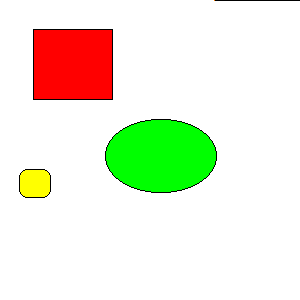
#> input picture 20210815/test.bmp, 300 x 300 px
$ python label_region.py
#> lines starting #> are read from the running program, lines starting #| are printed output that depends on the picture; after the words box and inside, x2 and y2 are one past the last pixel; in counts of white or black regions, pixels touching at a corner belong together
import os
import sys
import cv2
import numpy as np

def get_binary_img(img):
    # gray img to bin image
    bin_img = np.zeros(shape=(img.shape), dtype=np.uint8)
    h = img.shape[0]
    w = img.shape[1]
    for i in range(h):
        for j in range(w):
            bin_img[i][j] = 255 if img[i][j] < 255 else 0
    return bin_img


def label_from_seed(bin_img,visited,i,j,label,out_img):
    directs = [(-1, -1), (0, -1), (1, -1), (1, 0), (1, 1), (0, 1), (-1, 1), (-1, 0)]
    seeds = [(i,j)]
    height = bin_img.shape[0]
    width = bin_img.shape[1]
    while len(seeds):
        seed = seeds.pop(0)
        i = seed[0]
        j = seed[1]
        if visited[i][j] == 0:
            visited[i][j] = 1
            out_img[i][j] = label

        # 以（i,j）为起点进行标记
        for direct in directs:
            cur_i = i + direct[0]
            cur_j = j + direct[1]
             # 非法
            if cur_i < 0 or cur_j < 0 or cur_i >= height or cur_j >= width:
                continue
             # 没有访问过
            if visited[cur_i][cur_j] == 0 and bin_img[cur_i][cur_j] == 255:
                visited[cur_i][cur_j] = 1
                out_img[cur_i][cur_j] = label
                seeds.append((cur_i,cur_j))


def label_region(bin_img,width,height):
    visited = np.zeros(shape=bin_img.shape,dtype=np.uint8)
    label_img = np.zeros(shape=bin_img.shape, dtype=np.uint8)
    label = 0
    for i in range(height):
        for j in range(width):
            if bin_img[i][j] == 255 and visited[i][j]==0 :
                # visit
                visited[i][j] = 1
                label += 1
                label_img[i][j] = label
                # label
                label_from_seed(bin_img, visited, i, j, label, label_img)

    return label_img,label


def get_region_area(label_img,label):
    count = { key: 0  for key in range(label + 1)}
    start_pt = {key:(0,0) for key in range(label + 1)}
    height = label_img.shape[0]
    width  = label_img.shape[1]
    for i in range(height):
        for j in range(width):
            key = label_img[i][j]
            count[key] += 1
            if count[key] == 1:
                start_pt[key] = (j,i)
    return count,start_pt


def draw_label_reslult(img,count,start_pt):
    draw = img.copy()
    for key in count.keys():
        if key > 0:
            pt = start_pt[key]
            x = pt[0]
            y = pt[1]
            if y < 20:
                y = 20
            cv2.putText(draw, str(key),(x,y), cv2.FONT_HERSHEY_COMPLEX, 0.8, (128, 0, 128), 1)
    return draw


def draw_area_reslult(img,count,start_pt):
    draw = img.copy()
    for key in count.keys():
        if key > 0:
            pt = start_pt[key]
            x = pt[0]
            y = pt[1]
            area = count[key]
            if y < 20:
                y = 20
            cv2.putText(draw, str(area),(x,y), cv2.FONT_HERSHEY_COMPLEX, 0.8, (128, 0, 128), 1)
    return draw


if __name__ == "__main__":
    file_name = "./test.bmp"
    img = cv2.imread(file_name)
#> img is the input picture: shape (300, 300, 3); mean B, G, R 217.7, 237.6, 235.1
    h = img.shape[0]
#> h = 300
    w = img.shape[1]
#> w = 300
    print(h,w)
#| 300 300

    gray_img = cv2.cvtColor(img, cv2.COLOR_BGR2GRAY)
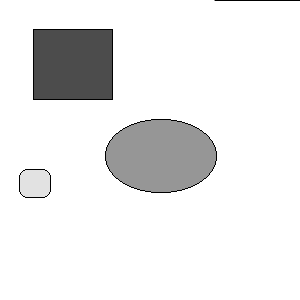
#> gray_img: shape (300, 300); min 0, max 255, mean 234.6
    bin_img = get_binary_img(gray_img)
#> after the loop in get_binary_img, `for i in range(h):`:
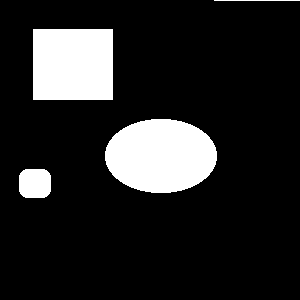
#> bin_img: shape (300, 300); 14.6% white; 4 white regions, box (x1, y1, x2, y2) and area: (105, 119, 217, 193) 6544, (33, 29, 113, 100) 5680, (19, 169, 51, 198) 860, (214, 0, 300, 1) 86
    # 标记
    label_img,label = label_region(bin_img,w,h)
#> after the loop in label_region, `for i in range(height):`:
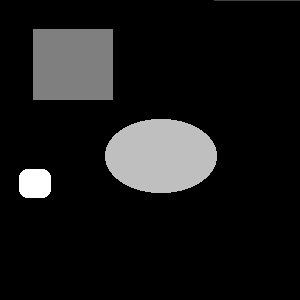
#> label_img: shape (300, 300); min 0, max 4, mean 0.384; drawn with min black and max white
#> after the loop in label_region, `for i in range(height):`: label = 4
#> label = 4
    count, start_pt =  get_region_area(label_img, label)
#> after the loop in get_region_area, `for i in range(height):`: count = {0: 76830, 1: 86, 2: 5680, 3: 6544, 4: 860}; start_pt = {0: (0, 0), 1: (214, 0), 2: (33, 29), 3: (151, 119), 4: (25, 169)}
#> count = {0: 76830, 1: 86, 2: 5680, 3: 6544, 4: 860}


    out_label = draw_label_reslult(img, count, start_pt)
#> the loop in draw_label_reslult, `for key in count.keys():` made 5 passes
#> (pt, x) on pass 2: ((214, 0), 214)
#> after the loop in draw_label_reslult, `for key in count.keys():`:
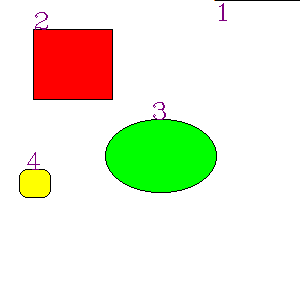
#> draw: shape (300, 300, 3); 0.24% of pixels changed, all inside (x1, y1, x2, y2) = (27, 3, 227, 170)
    out_area = draw_area_reslult(img, count, start_pt)
#> the loop in draw_area_reslult, `for key in count.keys():` made 5 passes
#> (pt, x, area) on pass 2: ((214, 0), 214, 86)
#> (x, area) on passes 3 to 5: (33, 5680), (151, 6544), (25, 860)
#> after the loop in draw_area_reslult, `for key in count.keys():`:
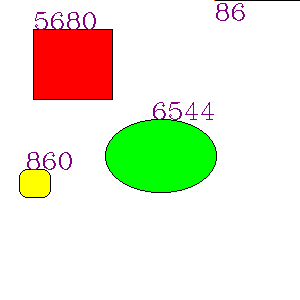
#> draw: shape (300, 300, 3); 1.01% of pixels changed, all inside (x1, y1, x2, y2) = (27, 3, 245, 170)

    merge_img = cv2.hconcat([img, out_label])
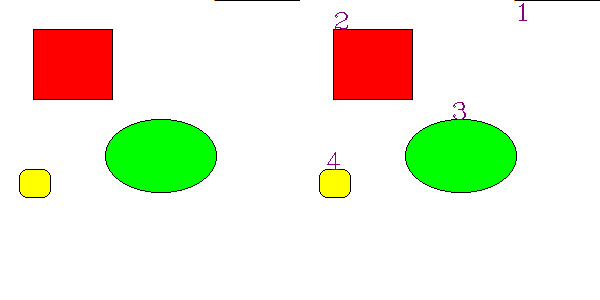
#> merge_img: shape (300, 600, 3); mean B, G, R 217.6, 237.3, 235
    cv2.imwrite("./20210815/merge_label.jpg",merge_img)

    merge_img = cv2.hconcat([img, out_area])
    cv2.imwrite("./20210815/merge_area.jpg", merge_img)

    merge_img = cv2.hconcat([img, out_label,out_area])
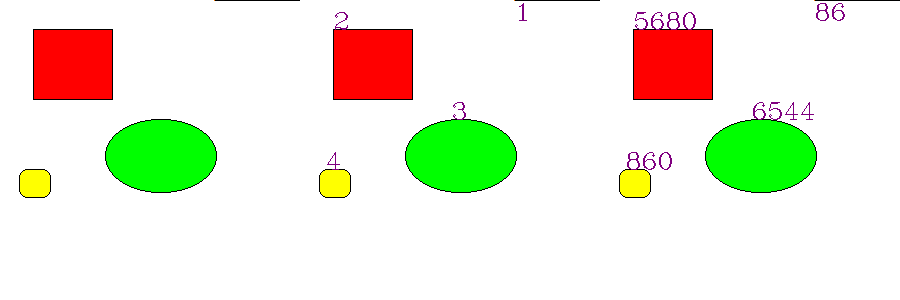
#> merge_img: shape (300, 900, 3); mean B, G, R 217.2, 236.6, 234.6
    cv2.imwrite("./20210815/merge_all2.jpg", merge_img)

    cv2.imshow("label",out_label)
    cv2.imshow("area", out_area)
    cv2.waitKey(0)
